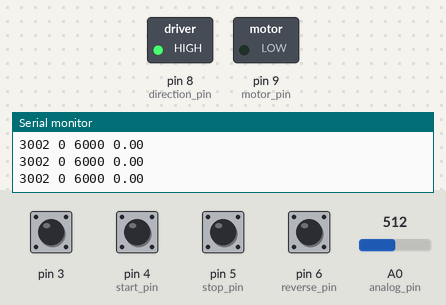
Recording of a sketch running on a simulated Arduino Uno, built with avr-gcc and run on an emulated ATmega328P. Parts: switched loads named in the sketch (green lamp = pin HIGH), the last lines printed to the serial monitor. Inputs (shaded band) come from the test bench; at power-on: pin 3, pin 4 (start_pin), pin 5 (stop_pin), pin 6 (reverse_pin) HIGH, A0 (analog_pin) = 512.

Above: at 1.2 s.
1.3 s: pin 4 (start_pin) pulled LOW for 1 s
At 3.2 s:
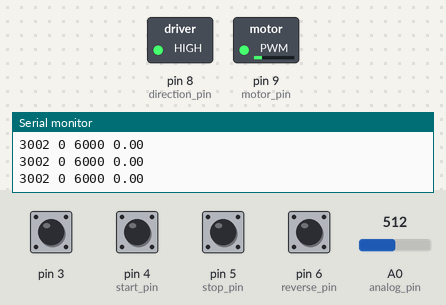
3.8 s: pin 6 (reverse_pin) pulled LOW for 0.15 s
At 4.6 s:
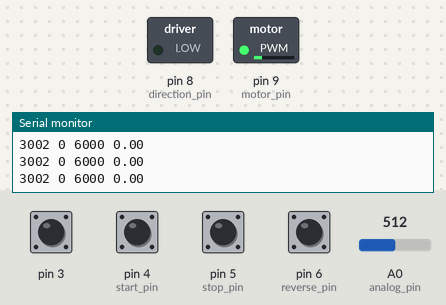
5.4 s: pin 5 (stop_pin) pulled LOW for 0.15 s
At 5.9 s:
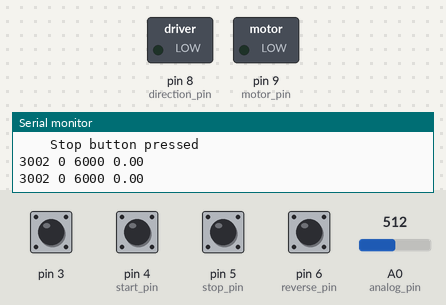
7.0 s: pin 4 (start_pin) pulled LOW for 0.15 s
At 8.3 s:
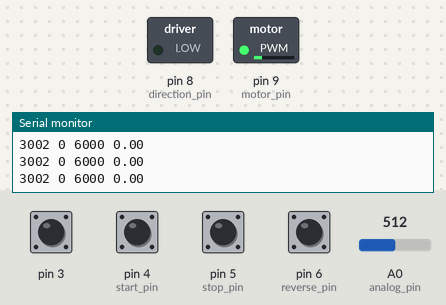
8.6 s: A0 (analog_pin) set to 716
At 9.5 s:
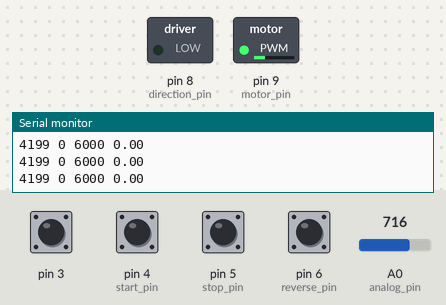
10.1 s: pin 6 (reverse_pin) pulled LOW for 1 s
At 10.6 s:
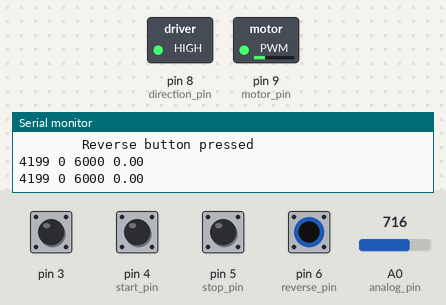
Timing chart, 0 to 13.1 s (numbered marks = the images above; inputs shaded):
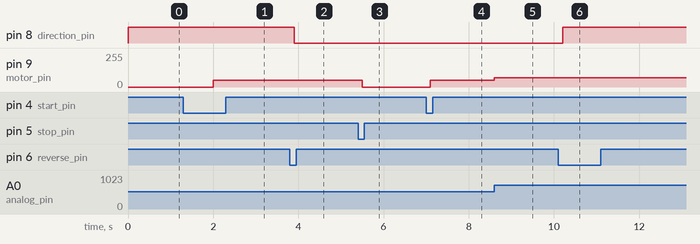

Measured:
- after the input at 1.3 s, pin 9 (motor_pin): 0/255 → 50/255 after 0.70 s
- after the input at 3.8 s, pin 8 (direction_pin): HIGH → LOW after 0.10 s
- after the input at 5.4 s, pin 9 (motor_pin): 50/255 → 0/255 after 0.10 s
- after the input at 7.0 s, pin 9 (motor_pin): 0/255 → 50/255 after 0.10 s
- after the input at 8.6 s, pin 9 (motor_pin): 50/255 → 69/255 at once
- after the input at 10.1 s, pin 8 (direction_pin): LOW → HIGH after 0.10 s

The sketch:

Act2_1_test.ino
```cpp
#include<Act2_1.h>

Act2_1 our_sys;

void setup() {
  // put your setup code here, to run once:
  int start_pin = 4;
  int stop_pin = 5;
  int reverse_pin = 6;
  int analog_pin = A0;
  int motor_pin = 9;
  int direction_pin = 8;
  int speed_pin = int_1;   // Pin 3

  int check_time = 100;

  our_sys.setup_pushbuttons(start_pin, stop_pin, reverse_pin);
  our_sys.setup_potentiometer(analog_pin);
  our_sys.set_time_between_input_checks(check_time);
  our_sys.setup_motor(motor_pin, direction_pin);
  our_sys.setup_speed_measure(speed_pin);

  Serial.begin(9600);
}

void loop() {
  // put your main code here, to run repeatedly:

  our_sys.system_execute();
}
```
